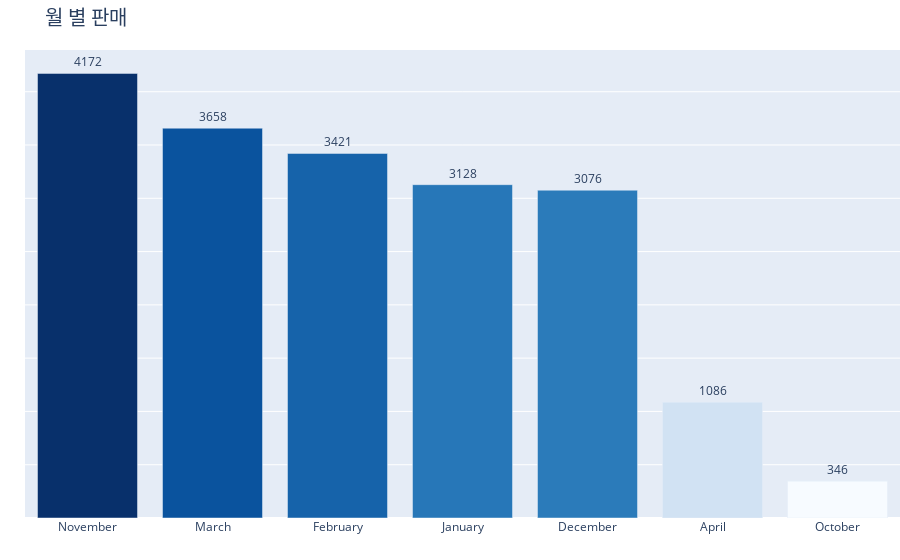

Notebook code cell kept with this figure:
### Code cell
fig = px.bar(mpm, title='월 별 판매', color=mpm, color_continuous_scale=px.colors.sequential.Blues)
fig.update_layout(margin=dict(t=50, b=0, l=0, r=0), titlefont=dict(size=20), xaxis_tickangle=0, coloraxis_showscale=False)
fig.update_yaxes(showticklabels=False, title=' ')
fig.update_xaxes(title=' ')
fig.update_traces(texttemplate='%{y}', textposition='outside', hovertemplate = '<b>%{x}</b><br>No. of Transactions: %{y}')
fig.show()

### Figure 1 — Plotly figure (JSON) as saved in the notebook; plotly's stock layout.template omitted (floating-point values rounded to 4 significant figures)
{"data": [{"alignmentgroup": "True", "hovertemplate": "<b>%{x}</b><br>No. of Transactions: %{y}", "legendgroup": "", "marker": {"color": [4172, 3658, 3421, 3128, 3076, 1086, 346], "coloraxis": "coloraxis", "pattern": {"shape": ""}}, "name": "", "offsetgroup": "", "orientation": "v", "showlegend": false, "textposition": "outside", "texttemplate": "%{y}", "type": "bar", "x": ["November", "March", "February", "January", "December", "April", "October"], "xaxis": "x", "y": [4172, 3658, 3421, 3128, 3076, 1086, 346], "yaxis": "y"}], "layout": {"barmode": "relative", "coloraxis": {"colorbar": {"title": {"text": "color"}}, "colorscale": [[0, "rgb(247,251,255)"], [0.125, "rgb(222,235,247)"], [0.25, "rgb(198,219,239)"], [0.375, "rgb(158,202,225)"], [0.5, "rgb(107,174,214)"], [0.625, "rgb(66,146,198)"], [0.75, "rgb(33,113,181)"], [0.875, "rgb(8,81,156)"], [1, "rgb(8,48,107)"]], "showscale": false}, "legend": {"tracegroupgap": 0}, "margin": {"b": 0, "l": 0, "r": 0, "t": 50}, "title": {"font": {"size": 20}, "text": "월 별 판매"}, "xaxis": {"anchor": "y", "domain": [0, 1], "tickangle": 0, "title": {"text": " "}}, "yaxis": {"anchor": "x", "domain": [0, 1], "showticklabels": false, "title": {"text": " "}}}}
